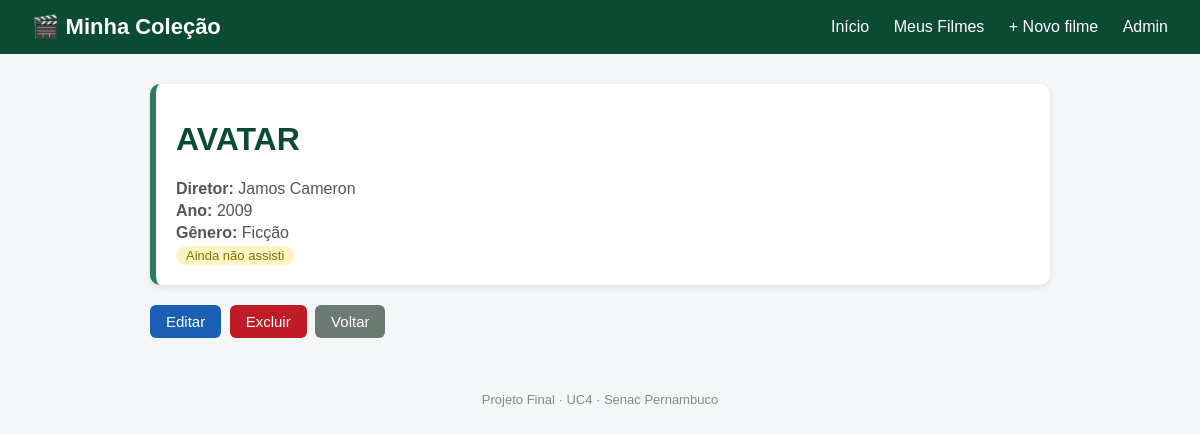
/filmes/2/, run on an earlier commit of the app's database.
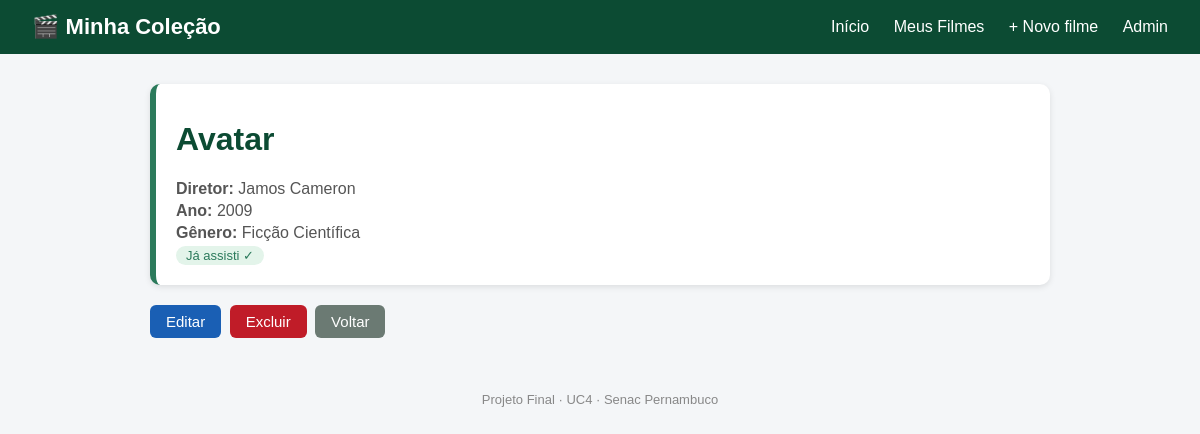
And on a later commit of the database.
### colecao/models.py (models this page shows, shortened)
class Filme(models.Model):
    titulo = models.CharField(max_length=100)
    diretor = models.CharField(max_length=100)
    ano = models.IntegerField()
    assistido = models.BooleanField(default=False)
    genero = models.ForeignKey(
        Genero, on_delete=models.SET_NULL, null=True, blank=True
    )

class Genero(models.Model):
    nome = models.CharField(max_length=50)
    def __str__(self):
        return self.nome

### colecao/views.py (the view)
# urls.py: path("filmes/<int:id>/", colecao_views.detalhe_filme),
def detalhe_filme(request, id):
    item = get_object_or_404(Filme, id=id)
    return render(request, "detalhe_filme.html", {"item": item})

### colecao/templates/detalhe_filme.html
{% extends "base.html" %}
{% block conteudo %}
<div class="cartao">
    <h1>{{ item.titulo }}</h1>
    <p><strong>Diretor:</strong> {{ item.diretor }}</p>
    <p><strong>Ano:</strong> {{ item.ano }}</p>
    <p><strong>Gênero:</strong> {{ item.genero }}</p>
    {% if item.assistido %}
        <p><span class="etiqueta">Já assisti ✓</span></p>
    {% else %}
        <p><span class="etiqueta nao">Ainda não assisti</span></p>
    {% endif %}
</div>
<p>
    <a class="botao botao-azul" href="/filmes/{{ item.id }}/editar/">Editar</a>
    <a class="botao botao-vermelho" href="/filmes/{{ item.id }}/excluir/">Excluir</a>
    <a class="botao botao-cinza" href="/filmes/">Voltar</a>
</p>
{% endblock %}

What changed in the data, as far as the page shows it:
changed Filme "Jamos Cameron": titulo "AVATAR" → "Avatar"; genero "Ficção" → "Ficção Científica"; assistido False → True (drawn)
Also different on the page:
text no longer shown: "Ainda não assisti"
text now shown: "Já assisti ✓"
